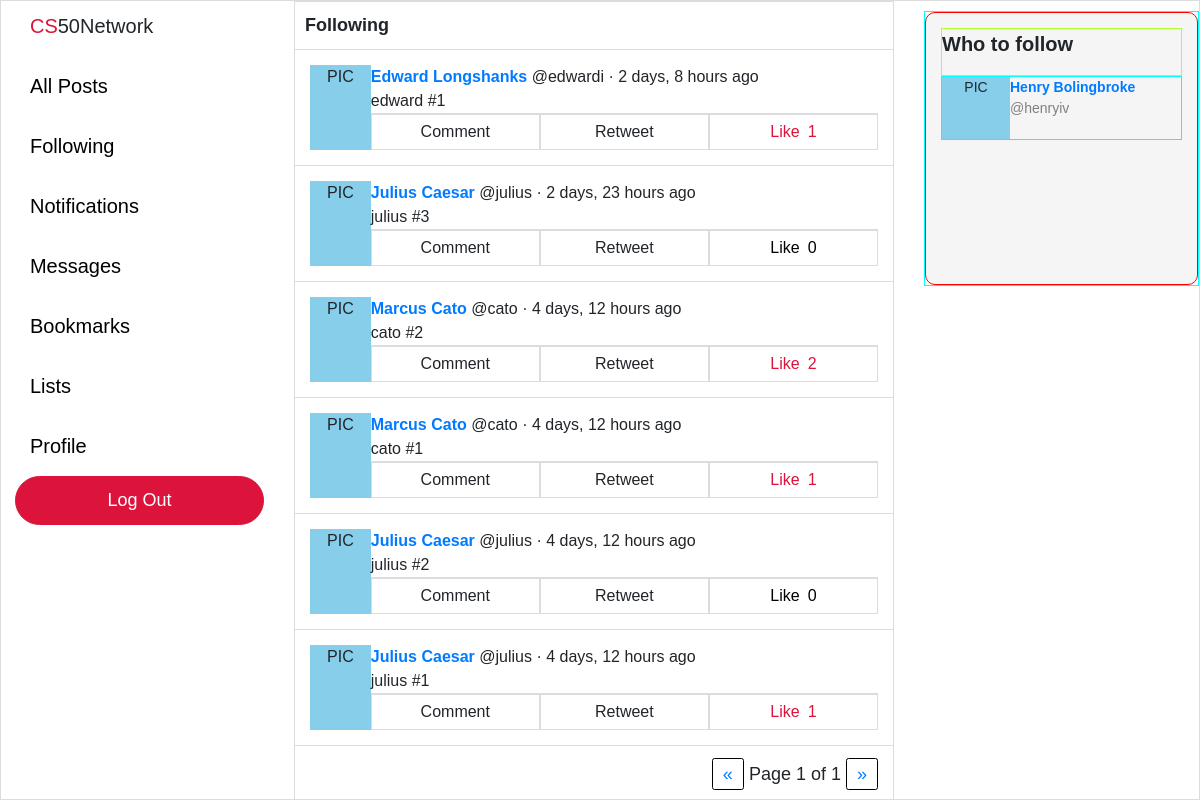
Page /following (signed in) on the committed database.
### network/models.py (models this page shows, shortened)
class Post(models.Model):
    user = models.ForeignKey("User", on_delete=models.CASCADE, related_name="posts")
    body = models.TextField(blank=True, max_length=280)
    likes = models.ManyToManyField("User", blank=True, related_name="likes")
    timestamp = models.DateTimeField(auto_now_add=True)
    def get_time(self):
        return humanize.naturaltime(self.timestamp)
    def total_likes(self):
        return self.likes.count()

class User(AbstractUser):
    pass

### network/views.py (the view)
# urls.py: path("following", views.following, name="following"),
def following(request):
    current_user = User.objects.get(username=request.user)
    currently_following = current_user.following.all()
    followed_posts = []
    for user in currently_following:
        followed_posts += (user.following.posts.all())
    followed_posts.sort(key=lambda post: post.timestamp, reverse=True)
    paginator = Paginator(followed_posts, 10)
    page_number = request.GET.get('page')
    page_obj = paginator.get_page(page_number)
    context = {
        "page_obj": page_obj,
        "recommend_follow": recommend_follow(request),
    }
    return render(request, "network/following.html", context)

### network/views.py (called while the page is built)
def recommend_follow(request):
    current_user = User.objects.get(username=request.user)
    not_following = User.objects.exclude(
        followers__user=current_user
    ).exclude(username=current_user)
    if len(not_following) > 3: sample_size = 3
    else: sample_size = len(not_following)
    not_following = random.sample(list(not_following), sample_size)
    return not_following

### network/templates/network/following.html (shortened to what this page needs)
{% extends "network/layout.html" %}
{% block body %}
    <div class="page-title">Following</div>
    {% for post in page_obj %}
    <div class="post-outer-container">
        <div class="post-container">
            <div class="profile-pic">
                PIC
            </div>
            <div class="post-body-container">
                <div class="post-body-top">
                    <div>
                        <a href="/profile/{{ post.user.username }}"><b>{{ post.user.first_name }} {{ post.user.last_name }}</a> </b> @{{ post.user.username }} · {{ post.get_time }}
                    </div>
                </div>
                <div class="post-body">
                    {{ post.body }}
                </div>
                {% if user.is_authenticated %}
                <div class="post-options">
                    <li>Comment</li>
                    <li>Retweet</li>
                    {% if request.user in post.likes.all %}
                    <li class="like-container" id="liked" title="Unlike" value="{{ post.id }}">
                        <div class="like">Like</div>
                            <div class="like-count">{{ post.total_likes }}</div>
                    </li>
                    {% else %}
                    <li class="like-container" id="not-liked" title="Like" value="{{ post.id }}">
                        <div class="like">Like</div>
                            <div class="like-count">{{ post.total_likes }}</div>
                    </li>
                    {% endif %}
                </div>
                {% endif %}
            </div>
        </div>
    </div>
    {% endfor %}
    <div class="pagination">
        <span class="step-links">
            {% if page_obj.has_previous %}
                <a id="first" href="?page=1">First</a>
                <a id="prev" href="?page={{ page_obj.previous_page_number }}">&laquo;</a>
            {% else %}
                <a id="prev" href="#" style="pointer-events: none;">&laquo;</a>
            {% endif %}
            <span class="current">
                Page {{ page_obj.number }} of {{ page_obj.paginator.num_pages }}
            </span>
            {% if page_obj.has_next %}
                <a id="next" href="?page={{ page_obj.next_page_number }}">&raquo;</a>
                <a id="last" href="?page={{ page_obj.paginator.num_pages }}">Last</a>
            {% else %}
                <a id="next" href="#" style="pointer-events: none;">&raquo;</a>
            {% endif %}
        </span>
    </div>
{% endblock %}

### network/templates/network/layout.html (shortened to what this page needs)
{% load static %}
<!DOCTYPE html>
<html lang="en">
    <head>
        <link rel="stylesheet" href="https://stackpath.bootstrapcdn.com/bootstrap/4.4.1/css/bootstrap.min.css">
        <link href="{% static 'network/styles.css' %}" rel="stylesheet">
    </head>
    <body>
        <div class="left-pane">
            <nav class="navigation-bar">
                    <div class="logo">
                        <div><span style="color: crimson">CS</span>50Network</div>
                    </div>
                    <div class="navigation-item-container">
                        <div class="navigation-item">
                            <a class="navigation-link" href="{% url 'index' %}">All Posts</a>
                        </div>
                    </div>
                    {% if user.is_authenticated %}
                        <div class="navigation-item-container">
                            <div class="navigation-item">
                                <a class="navigation-link" href="{% url 'following' %}">Following</a>
                            </div>
                        </div>
                        <div class="navigation-item-container">
                            <div class="navigation-item">
                                <a class="navigation-link" href="#">Notifications</a>
                            </div>
                        </div>
                        <div class="navigation-item-container">
                            <div class="navigation-item">
                                <a class="navigation-link" href="#">Messages</a>
                            </div>
                        </div>
                        <div class="navigation-item-container">
                            <div class="navigation-item">
                                <a class="navigation-link" href="#">Bookmarks</a>
                            </div>
                        </div>
                        <div class="navigation-item-container">
                            <div class="navigation-item">
                                <a class="navigation-link" href="#">Lists</a>
                            </div>
                        </div>
                        <div class="navigation-item-container">
                            <div class="navigation-item">
                                <a class="navigation-link" href="/profile/{{ request.user }}">Profile</a>
                            </div>
                        </div>
                    {% endif %}
                    {% if user.is_authenticated %}
                        <div class="logout">
                            <a class="navigation-link" href="{% url 'logout' %}">Log Out</a>
                        </div>
                    {% endif %}
            </nav>
        </div>
        <div class="body">
            {% block body %}
            {% endblock %}
        </div>
        <div class="right-pane">
            {% if user.is_authenticated %}
            <div class="who-to-follow-container">
                <div class="who-to-follow">
                        <p>Who to follow</p>
                        {% for user in recommend_follow %}
                            <div class="recommend-follow">
                                <div class="profile-pic">
                                    PIC
                                </div>
                                <div class="recommend-user">
                                    <a href="/profile/{{ user.username }}"><div>{{ user.first_name }} {{ user.last_name }}</div></a>
                                    <div>@{{ user.username }}</div>
                                </div>
                            </div>
                        {% endfor %}
                </div>
            </div>
            {% endif %}
        </div>
    </body>
</html>

### network/static/network/styles.css (style rules this page uses)
body { border: 1px solid gainsboro; display: grid; font-family: Arial, Helvetica, sans-serif; font-size: 18px; grid-template-columns: 2fr minmax(400px, 600px) 2fr; grid-template-rows: 1fr; height: 100vh; width: 100vw; overflow: hidden; }
.navigation-bar { font-size: 20px; margin-top: 10px; margin-left: auto; margin-right: 30px; max-width: 250px; width: 85%; }
.logo { cursor: default; padding-left: 15px; padding-bottom: 15px; }
.navigation-item-container { display: block; }
.navigation-item a { border-radius: 25px; display: inline-block; margin: 5px 0 5px 0; padding: 10px 15px 10px 15px; transition: background-color 0.15s linear; }
.navigation-link { color: black; }
.logout .navigation-link, .register .navigation-link { color: white; font-size: 18px; }
.logout a, .register a { background-color: crimson; border: 1px solid crimson; border-radius: 25px; display: flex; justify-content: center; padding: 10px 0 10px 0; transition: filter 0.25s; }
.body { border-left: 1px solid gainsboro; border-right: 1px solid gainsboro; overflow: scroll; width: 100%; }
.page-title { background-color: white; border-top: 1px solid gainsboro; border-bottom: 1px solid gainsboro; font-weight: bold; margin-top: auto; margin-bottom: auto; padding: 10px 0px 10px 10px; }
.post-outer-container { border-bottom: 1px solid gainsboro; padding: 15px; }
.post-container { background-color: white; display: flex; font-size: 16px; height: auto; width: 100%; }
.profile-pic { text-align: center; width: 68px; background-color: skyblue; }
.post-body-container { width: 100%; }
.post-body-top { display: flex; justify-content: space-between; }
.post-options { border-top: 1px solid gainsboro; display: flex; justify-content: space-around; }
.post-options li { border: 1px solid gainsboro; list-style: none; padding: 5px 0 5px 0; text-align: center; width: 100%; }
.like-container { display: flex; justify-content: center; }
.like { margin-right: 4px; }
.like-count { margin-left: 4px; }
#liked { color: crimson; }
#not-liked { color: black; }
.right-pane { display: block; justify-content: left; }
.who-to-follow-container { margin-top: 10px; margin-left: 30px; height: 275px; width: 275px; border: 1px solid cyan; }
.who-to-follow { background-color: whitesmoke; border-radius: 10px; padding: 15px; height: 100%; width: 100%; border: 1px solid red; display: grid; grid-template-rows: .25fr 1fr 1fr 1fr; }
.who-to-follow p { border: 1px solid greenyellow; font-size: 20px; font-weight: bold; height: 100%; }
.recommend-follow { border: 1px solid cyan; height: 100%; font-size: 14px; display: flex; }
.recommend-user div:nth-child(1) { font-weight: bold; }
.recommend-user div:nth-child(2) { color: gray; }
.pagination { padding: 15px 15px 15px 0px; display: flex; justify-content: flex-end; }
#first, #last, #prev, #next { border: 1px solid black; border-radius: 2.5px; padding: 5px 10px 5px 10px; }

### rows in the picture
Post: user.first_name "Edward", user.last_name "Longshanks", user.username "edwardi", get_time "2 days, 8 hours ago", body "edward #1", total_likes "1"
Post: user.first_name "Julius", user.last_name "Caesar", user.username "julius", get_time "2 days, 23 hours ago", body "julius #3", total_likes "0"
Post: user.first_name "Marcus", user.last_name "Cato", user.username "cato", get_time "4 days, 12 hours ago", body "cato #2", total_likes "2"
Post: user.first_name "Marcus", user.last_name "Cato", user.username "cato", get_time "4 days, 12 hours ago", body "cato #1", total_likes "1"
Post: user.first_name "Julius", user.last_name "Caesar", user.username "julius", get_time "4 days, 12 hours ago", body "julius #2", total_likes "0"
Post: user.first_name "Julius", user.last_name "Caesar", user.username "julius", get_time "4 days, 12 hours ago", body "julius #1", total_likes "1"
User: first_name "Henry", last_name "Bolingbroke", username "henryiv"

### other values in the picture
{{ page_obj.number }} "1"
{{ page_obj.paginator.num_pages }} "1"
